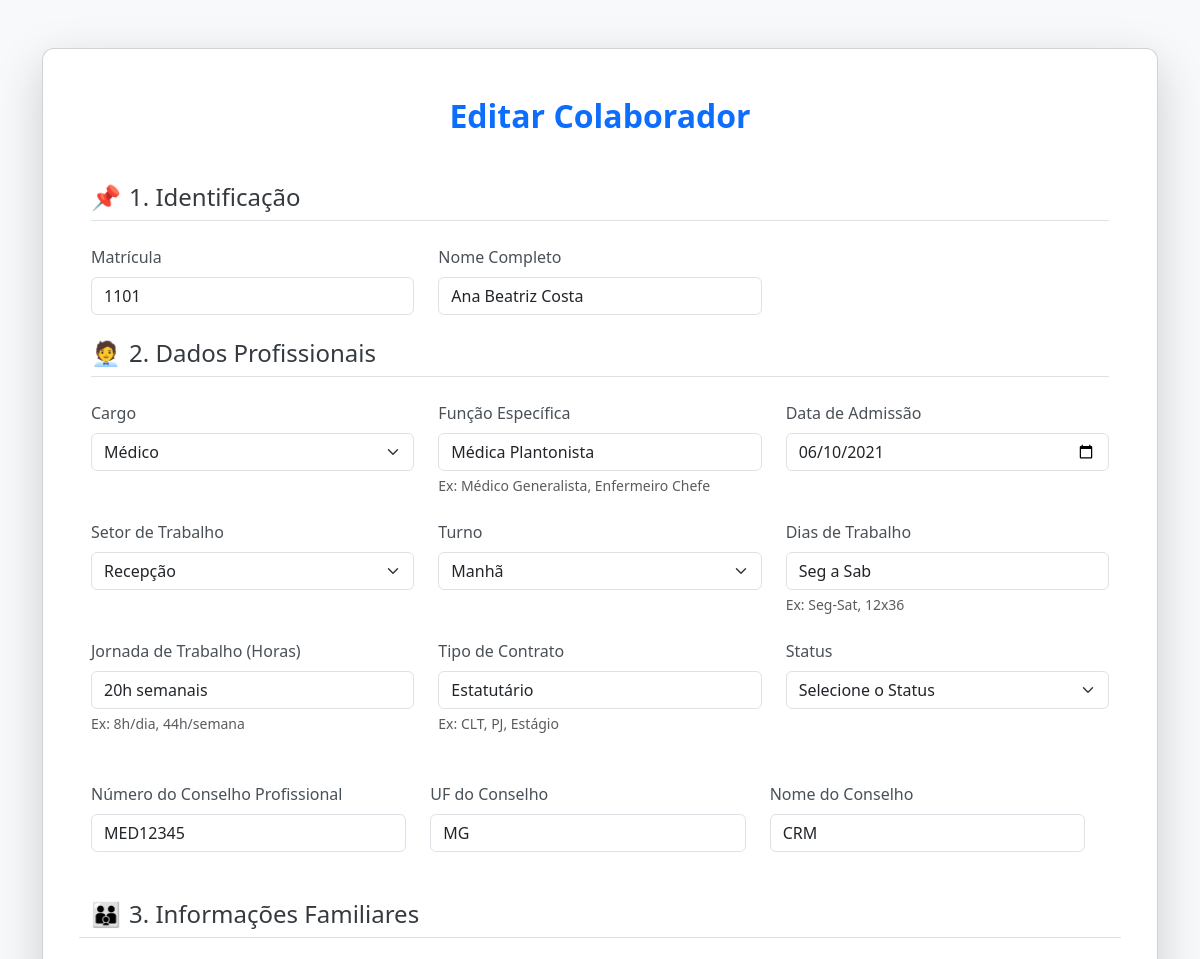
The app's page /auth/colaboradores/editar/2/ (signed in, upper part), older data.
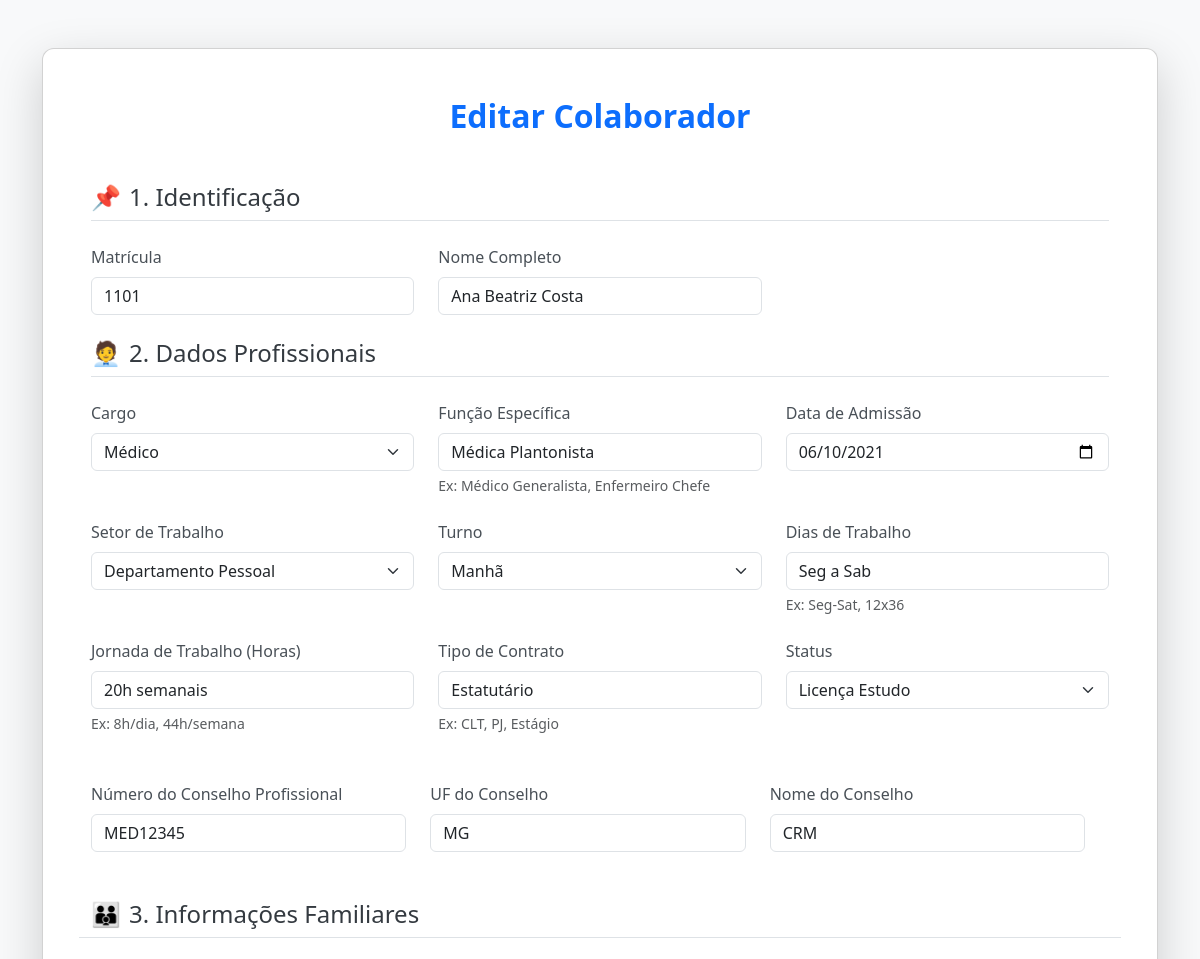
The same page, newer data.
### dp_ses_management/models.py (models this page shows, shortened)
class Colaborador(models.Model):
    registro = models.AutoField(primary_key=True)
    matricula = models.CharField(max_length=255, unique=True, verbose_name="Matrícula (código funcional)")
    nome_completo = models.CharField(max_length=255, verbose_name="Nome completo")
    CARGO_CHOICES = [
        ('medico', 'Médico'),
        ('analista', 'Analista em Saúde'),
        ('assistente', 'Assistente em Saúde'),
        ('auxiliar', 'Auxiliar em Saúde'),
    ]
    cargo = models.CharField(max_length=255, choices=CARGO_CHOICES, verbose_name="Cargo", default='aux_admin')
    funcao = models.CharField(max_length=255, verbose_name="Função Específica")
    numero_conselho = models.CharField(max_length=255, blank=True, null=True, verbose_name="Número do conselho profissional")
    uf_conselho = models.CharField(max_length=255, blank=True, null=True, verbose_name="UF do conselho")
    nome_conselho = models.CharField(max_length=255, blank=True, null=True, verbose_name="Nome do conselho")
    SETOR_CHOICES = [
        ('almoxarifado', 'Almoxarifado'),
        ('ambulatorio', 'Ambulatório'),
        ('bloco_cirurgico', 'Bloco Cirúrgico'),
        ('ccih', 'CCIH'),
        ('clinica_cirurgica', 'Clínica Cirúrgica'),
        ('clinica_ortopedica', 'Clínica Ortopédica'),
        ('epidemiologia', 'Epidemiologia'),
        ('farmacia', 'Farmácia'),
        ('imobilizacao', 'Imobilização'),
        ('maternidade', 'Maternidade'),
        ('recepcao', 'Recepção'),
        ('same', 'SAME'),
        ('uti', 'UTI'),
        ('dp', 'Departamento Pessoal'),
    ]
    setor_trabalho = models.CharField(max_length=255, choices=SETOR_CHOICES, verbose_name="Setor de trabalho", default='enfermaria')
    TURNO_CHOICES = [
        ('manha', 'Manhã'),
        ('tarde', 'Tarde'),
        ('noite', 'Noite'),
        ('integral', 'Integral'),
        ('diarista', 'Diarista'),
    ]
    turno = models.CharField(max_length=255, choices=TURNO_CHOICES, verbose_name="Turno", default='manha')
    dias_trabalho = models.CharField(max_length=255, verbose_name="Dias de trabalho", blank=True, null=True)
    jornada_trabalho = models.CharField(max_length=255, verbose_name="Jornada de trabalho (Ex: 8h/dia)")
    tipo_contrato = models.CharField(max_length=255, verbose_name="Tipo de contrato")
    STATUS_CHOICES = [
        ('ativo', 'Ativo'),
        ('inativo', 'Inativo'),
        ('ferias', 'Férias'),
        ('afastado', 'Afastado'),
        ('licencan', 'Licença Nojo'),
        ('licencag', 'Licença Gala'),
        ('licencam', 'Licença Maternidade'),
        ('licencap', 'Licença Paternidade'),
        ('licencae', 'Licença Eleitoral'),
        ('licencat', 'Licença de Trato e Interesse Particular'),
        ('licencaedu', 'Licença Estudo'),
        ('licencapremio', 'Licença Prêmio'),
        ('demitido', 'Demitido'),
        ('exonerado', 'Exonerado'),
    ]
    status = models.CharField(max_length=255, choices=STATUS_CHOICES, verbose_name="Status", default='ativo')
    data_admissao = models.DateField(verbose_name="Data de admissão")
    nome_mae = models.CharField(max_length=255, verbose_name="Nome da mãe")
    nome_pai = models.CharField(max_length=255, blank=True, null=True, verbose_name="Nome do pai")
    data_nascimento = models.DateField(verbose_name="Data de nascimento")
    naturalidade = models.CharField(max_length=255, verbose_name="Naturalidade (cidade/estado)")
    ESTADO_CIVIL_CHOICES = [
        ('solteiro', 'Solteiro(a)'),
        ('casado', 'Casado(a)'),
        ('divorciado', 'Divorciado(a)'),
        ('viuvo', 'Viúvo(a)'),
        ('uniao_estavel', 'União Estável'),
    ]
    estado_civil = models.CharField(max_length=255, choices=ESTADO_CIVIL_CHOICES, verbose_name="Estado civil", default='solteiro')
    titulo_eleitor = models.CharField(max_length=255, blank=True, null=True, verbose_name="Título de eleitor")
    zona_eleitoral = models.CharField(max_length=255, blank=True, null=True, verbose_name="Zona eleitoral")
    secao_eleitoral = models.CharField(max_length=255, blank=True, null=True, verbose_name="Seção eleitoral")
    estado_vota = models.CharField(max_length=255, blank=True, null=True, verbose_name="Estado onde vota")
    rg_completo = models.CharField(max_length=255, verbose_name="RG (Número e órgão emissor)")
    cpf = models.CharField(max_length=255, unique=True, verbose_name="CPF")
    numero_ctps = models.CharField(max_length=255, unique=True, verbose_name="Número da CTPS")
    serie_ctps = models.CharField(max_length=255, verbose_name="Série da CTPS")
    uf_ctps = models.CharField(max_length=255, verbose_name="UF da CTPS")
    documento_militar = models.CharField(max_length=255, blank=True, null=True, verbose_name="Documento militar")
    grau_instrucao = models.CharField(max_length=255, verbose_name="Grau de instrução")
    numero_pasep = models.CharField(max_length=255, blank=True, null=True, verbose_name="Número do PASEP")
    celular = models.CharField(max_length=255, verbose_name="Celular")
    telefone_fixo = models.CharField(max_length=255, blank=True, null=True, verbose_name="Telefone fixo")
    email = models.EmailField(verbose_name="E-mail", unique=True)
    cep = models.CharField(max_length=255, verbose_name="CEP")
    endereco = models.CharField(max_length=255, verbose_name="Logradouro")
    numero = models.CharField(max_length=255, verbose_name="Número")
    complemento = models.CharField(max_length=255, blank=True, null=True, verbose_name="Complemento")
    bairro = models.CharField(max_length=255, verbose_name="Bairro")
    cidade = models.CharField(max_length=255, verbose_name="Cidade")
    uf = models.CharField(max_length=255, verbose_name="UF")
    observacoes = models.TextField(
        max_length=10000,
        blank=True,
        null=True,
        verbose_name="Observações (informações adicionais)"
    )

### dp_ses_management/views.py (the view, shortened to what this page needs)
# urls.py: path('colaboradores/editar/<int:id>/', views.editar_colaborador, name='editar_colaborador'),
@login_required(login_url='/auth/login/')
def editar_colaborador(request, id):
    colaborador = get_object_or_404(Colaborador, registro=id)
    return render(request, 'tarefas/editar_colaborador.html', {'colaborador': colaborador})

### templates/tarefas/editar_colaborador.html (shortened to what the changed rows need)
<!DOCTYPE html>
<html lang="pt-BR">
<head>
    {% load static %}
    <link href="https://cdn.jsdelivr.net/npm/bootstrap@5.3.3/dist/css/bootstrap.min.css" rel="stylesheet" />
</head>
<body class="bg-light">
    <div class="container py-5">
        <div class="card shadow-lg">
            <div class="card-body p-5">
                <h2 class="mb-5 text-center text-primary fw-bold">Editar Colaborador</h2>
                <form method="post">
                    <div class="row g-4 mb-4">
                        <div class="col-md-4">
                            <label for="id_matricula" class="form-label">Matrícula</label>
                            <input type="text" name="matricula" id="id_matricula" class="form-control" value="{{ colaborador.matricula }}" required />
                        </div>
                        <div class="col-md-4">
                            <label for="id_nome_completo" class="form-label">Nome Completo</label>
                            <input type="text" name="nome_completo" id="id_nome_completo" class="form-control" value="{{ colaborador.nome_completo }}" required />
                        </div>
                    </div>
                    <div class="row g-4 mb-4">
                        <div class="col-md-4">
                            <label for="id_cargo" class="form-label">Cargo</label>
                            <select name="cargo" id="id_cargo" class="form-select" required>
                                <option value="medico" {% if colaborador.cargo == "medico" %}selected{% endif %}>Médico</option>
                            </select>
                        </div>
                        <div class="col-md-4">
                            <label for="id_funcao" class="form-label">Função Específica</label>
                            <input type="text" name="funcao" id="id_funcao" class="form-control" value="{{ colaborador.funcao }}" required aria-describedby="funcaoHelp"/>
                            <div id="funcaoHelp" class="form-text">Ex: Médico Generalista, Enfermeiro Chefe</div>
                        </div>
                        <div class="col-md-4">
                            <label for="id_data_admissao" class="form-label">Data de Admissão</label>
                            <input type="date" name="data_admissao" id="id_data_admissao" class="form-control" value="{{ colaborador.data_admissao|date:'Y-m-d' }}" required />
                        </div>
                        <div class="col-md-4">
                            <label for="id_setor_trabalho" class="form-label">Setor de Trabalho</label>
                            <select name="setor_trabalho" id="id_setor_trabalho" class="form-select" required>
                                <option value="recepcao" {% if colaborador.setor_trabalho == "recepcao" %}selected{% endif %}>Recepção</option>
                                <option value="dp" {% if colaborador.setor_trabalho == "dp" %}selected{% endif %}>Departamento Pessoal</option>
                            </select>
                        </div>
                        <div class="col-md-4">
                            <label for="id_turno" class="form-label">Turno</label>
                            <select name="turno" id="id_turno" class="form-select" required>
                                <option value="manha" {% if colaborador.turno == "manha" %}selected{% endif %}>Manhã</option>
                            </select>
                        </div>
                        <div class="col-md-4">
                            <label for="id_dias_trabalho" class="form-label">Dias de Trabalho</label>
                            <input type="text" name="dias_trabalho" id="id_dias_trabalho" class="form-control" value="{{ colaborador.dias_trabalho }}" required aria-describedby="diasTrabalhoHelp"/>
                            <div id="diasTrabalhoHelp" class="form-text">Ex: Seg-Sat, 12x36</div>
                        </div>
                        <div class="col-md-4">
                            <label for="id_jornada_trabalho" class="form-label">Jornada de Trabalho (Horas)</label>
                            <input type="text" name="jornada_trabalho" id="id_jornada_trabalho" class="form-control" value="{{ colaborador.jornada_trabalho }}" required aria-describedby="jornadaHelp"/>
                            <div id="jornadaHelp" class="form-text">Ex: 8h/dia, 44h/semana</div>
                        </div>
                        <div class="col-md-4">
                            <label for="id_tipo_contrato" class="form-label">Tipo de Contrato</label>
                            <input type="text" name="tipo_contrato" id="id_tipo_contrato" class="form-control" value="{{ colaborador.tipo_contrato }}" required aria-describedby="contratoHelp"/>
                            <div id="contratoHelp" class="form-text">Ex: CLT, PJ, Estágio</div>
                        </div>
                    <div class="col-md-4">
                        <label for="id_status" class="form-label">Status</label>
                        <select name="status" id="id_status" class="form-select" required>
                            <option value="">Selecione o Status</option>
                            <option value="licencaedu" {% if colaborador.status == "licencaedu" %}selected{% endif %}>Licença Estudo</option>
                        </select>
                    </div>
                    <div id="conselho_profissional_section" class="row g-4 mb-4">
                        <div class="col-md-4">
                            <label for="id_numero_conselho" class="form-label">Número do Conselho Profissional</label>
                            <input type="text" name="numero_conselho" id="id_numero_conselho" class="form-control" value="{{ colaborador.numero_conselho|default_if_none:'' }}" placeholder="Ex: CRM/COREN 123456" />
                        </div>
                        <div class="col-md-4">
                            <label for="id_uf_conselho" class="form-label">UF do Conselho</label>
                            <input type="text" name="uf_conselho" id="id_uf_conselho" class="form-control" value="{{ colaborador.uf_conselho|default_if_none:'' }}" maxlength="2" placeholder="Ex: PE" />
                        </div>
                        <div class="col-md-4">
                            <label for="id_nome_conselho" class="form-label">Nome do Conselho</label>
                            <input type="text" name="nome_conselho" id="id_nome_conselho" class="form-control" value="{{ colaborador.nome_conselho|default_if_none:'' }}" placeholder="Ex: CRM, COREN" />
                        </div>
                    </div>
                </form>
            </div>
        </div>
    </div>
</body>
</html>

Row changes from the older to the newer data that the page shows:
changed Colaborador "Ana Beatriz Costa": setor_trabalho "Recepção" → "Departamento Pessoal"; status (not shown) → "Licença Estudo"
Text that changed along with them:
form field status: "Selecione o Status" → (not shown)
